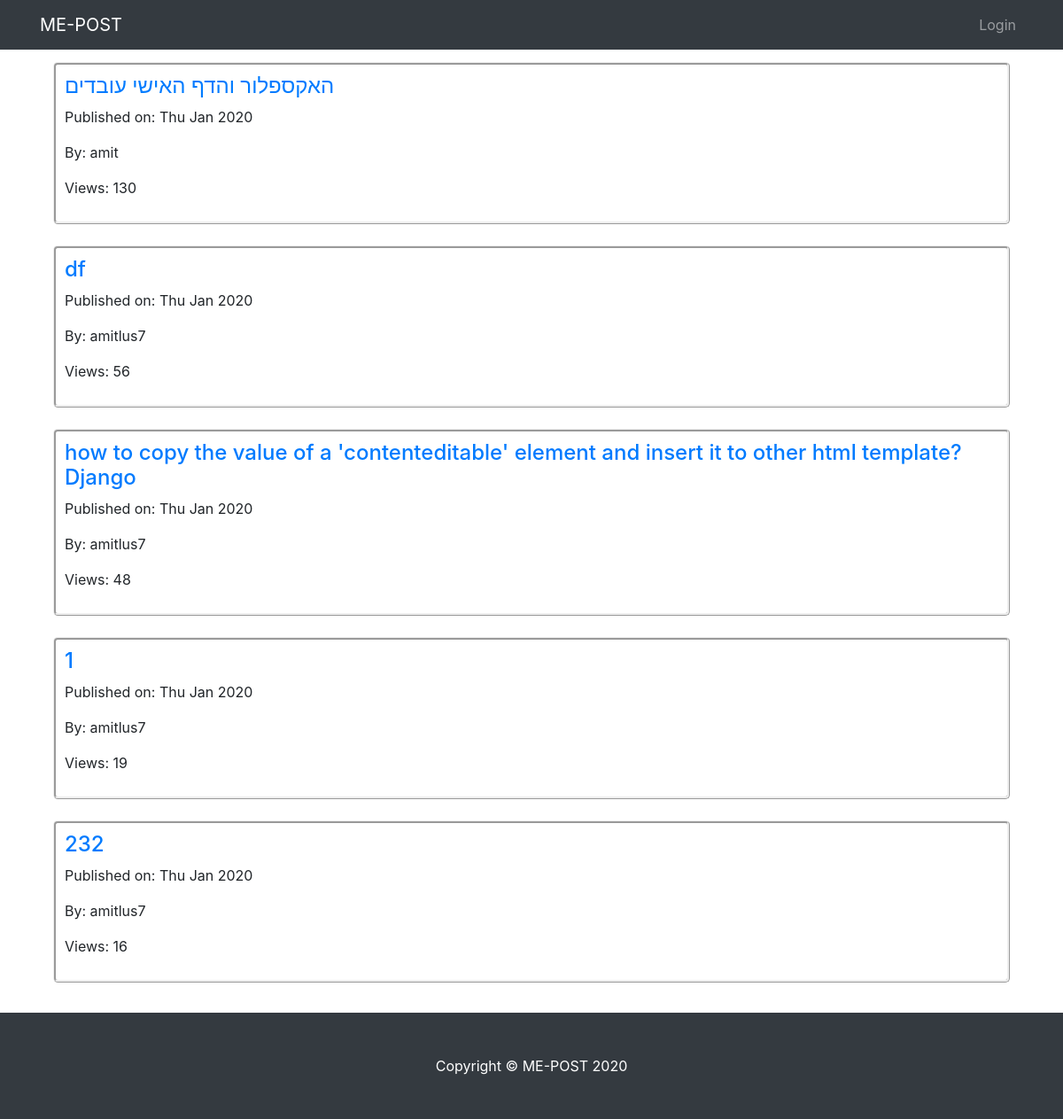
The page /topposts/ on the database as committed earlier.
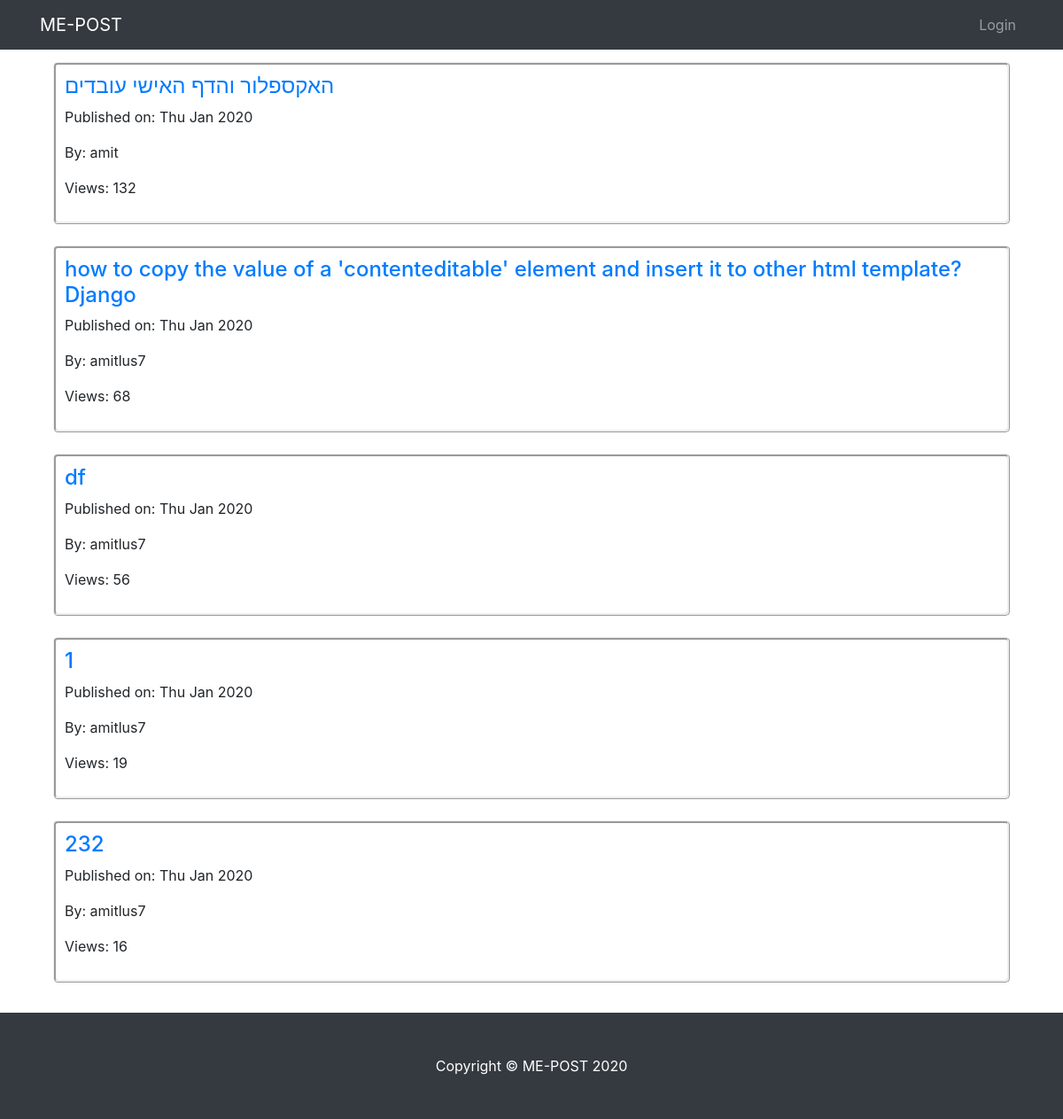
The same page on the database as committed later.
### TheApp/models.py (models this page shows, shortened)
class Post(models.Model):
    author = models.ForeignKey(User, on_delete=models.PROTECT)
    title = models.CharField(max_length=200)
    text = models.TextField()
    create_date = models.DateTimeField(default=timezone.now)
    post_views = models.IntegerField(default=0)

### TheApp/views.py (the view)
# urls.py: path('topposts/', views.top, name='top_posts'),
def top(request):
    top_posts = Post.objects.order_by('-post_views')# מסדר לפי צפיות מהגדול לקטן, בלי המינוס זה יהיה הפוך
    return render(request, 'TheApp/top.html', {'top_posts':top_posts})

### templates/TheApp/top.html
{% extends "TheApp/base.html" %}
{% block body_block %}
<div class="container" style = "padding-bottom: 130px; margin-top:70px;">
{% for post in top_posts|slice:":5" %}
<div class="Misgeret">
<h4><a href="{% url 'TheApp:post_detail' pk=post.pk %}">{{ post.title }}</a></h4>
<p>Published on: {{post.create_date|date:"D M Y"}}</p>
<p>By: {{post.author}}</p>
<p>Views: {{ post.post_views }}</p>
</div>
<br>
{% endfor %}
</div>
{% endblock %}

Rows that differ between the two databases and show on the page:
changed Post "האקספלור והדף האישי עובדים": post_views "130" → "132"
changed Post (number 2 of 5 on the later page): post_views "48" → "68"; moves up the list
